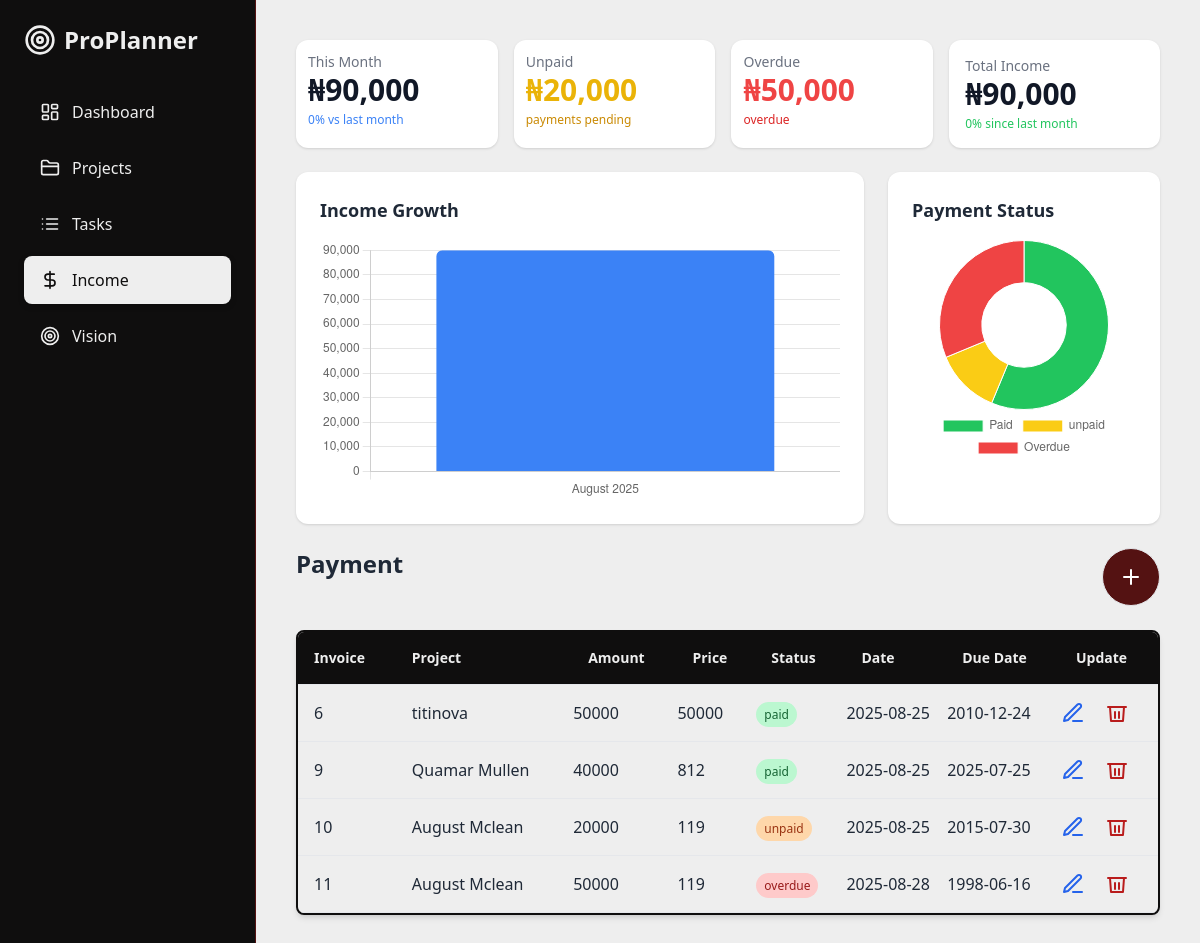
Page /income on the committed database.
### main.py (models this page shows)
class Income(db.Model):
    __tablename__ = "income"
    id = db.Column(db.Integer, primary_key=True)
    project_id = db.Column(db.Integer, db.ForeignKey("projects.id"), name="fk_income_project_id")
    amount = db.Column(db.Integer, nullable=False)
    status = db.Column(db.String(50), default="Unpaid")
    date = db.Column(db.String, default=str(date.today()))
    due_date = db.Column(db.String(50), nullable=True)
    project = db.relationship("Project", back_populates="income")

class Project(db.Model):
    __tablename__ = "projects"
    id = db.Column(db.Integer, primary_key=True)
    project_name = db.Column(db.String(250), nullable=False)
    description = db.Column(db.Text)
    client = db.Column(db.String(250), nullable=False)
    status = db.Column(db.String(250), nullable=False)
    price = db.Column(db.Integer, nullable=False)
    deadline = db.Column(db.String(20), nullable=True)
    tasks = db.relationship("Task", back_populates="project", cascade="all, delete")
    income = db.relationship("Income", back_populates="project", cascade="all, delete")

### main.py (the view, shortened to what this page needs)
@app.route("/income", methods=["GET","POST"])
def income():
    income = Income.query.all()
    project = Project.query.all()
    total_income = (
        db.session.query(func.sum(Income.amount))
        .filter(Income.status.in_(["paid", "partially paid"]))
        .scalar()
        or 0
    )
    this_month_income = (
    db.session.query(func.sum(Income.amount))
    .filter(
        Income.date.like(f"{today.year}-{today.month:02}-%"),
        Income.status.in_(["paid", "partially paid"])
    ).scalar()or 0)
    last_month_income = (
        db.session.query(func.sum(Income.amount))
        .filter(
            extract('year', Income.date) == first_day_last_month.year,
            extract('month', Income.date) == first_day_last_month.month,
            Income.status == "paid"
        )
        .scalar() or 0
    )
    paid = Income.query.filter_by(status="paid").with_entities(db.func.sum(Income.amount)).scalar() or 0
    pending_income = Income.query.filter_by(status="unpaid").with_entities(db.func.sum(Income.amount)).scalar() or 0
    overdue_income = Income.query.filter_by(status="overdue").with_entities(db.func.sum(Income.amount)).scalar() or 0
    percentage = get_percentage_monthly_income(last_month_income, this_month_income)  # call the function to get percentage change
    monthly_data = monthly_payments(Income.date,Income.amount,Income.status)
    return render_template("income.html",
                           projects=project,
                           incomes=income
                           ,total_income=total_income,
                           this_month_income=this_month_income,
                            pending_income=pending_income,
                            overdue_income=overdue_income,
                            percentage=percentage,
                            paid = paid
                            ,monthly_data=monthly_data
                            )

### main.py (called while the page is built)
def get_percentage_monthly_income(last_month, this_month):
    if last_month > 0:
        percent_change = ((this_month - last_month) / last_month) * 100
    else:
        percent_change = 0   # avoid divide by zero
    return round(percent_change, 2)

def monthly_payments(date, amount, status):
    monthly = (
        db.session.query(
            func.strftime("%Y-%m", date).label("month"),  # SQLite
            func.sum(amount).label("total")
        )
        .filter(status.in_(["paid", "partially paid"]))
        .group_by("month")
        .order_by("month")
        .all()
    )
    results = [
        {"month": datetime.strptime(m, "%Y-%m").strftime("%B %Y"), "total": total or 0}
        for m, total in monthly
    ]
    return results

### templates/income.html (shortened to what this page needs)
{% extends 'index.html' %}
{% block body %}
<div class="p-2 space-y-6">
    <div class="flex flex-row flex-wrap gap-4">
        <div class="grow bg-white shadow rounded-xl p-3">
            <h3 class="text-gray-500 text-sm">This Month</h3>
            <p class="text-3xl font-bold text-gray-900">{{ "₦{:,.0f}".format(this_month_income) }}</p>
            <p class="text-blue-500 text-xs mt-1">{{percentage}}% vs last month</p>
        </div>
        <div class="grow bg-white shadow rounded-xl p-3">
            <h3 class="text-gray-500 text-sm">Unpaid</h3>
            <p class="text-3xl font-bold text-yellow-500">{{ "₦{:,.0f}".format(pending_income) }}</p>
            <p class="text-yellow-600 text-xs mt-1">{{unpaid}} payments pending</p>
        </div>
        <div class="grow bg-white shadow rounded-xl p-3">
            <h3 class="text-gray-500 text-sm">Overdue</h3>
            <p class="text-3xl font-bold text-red-500">{{ "₦{:,.0f}".format(overdue_income) }}</p>
            <p class="text-red-600 text-xs mt-1">{{overdue}} overdue</p>
        </div>
        <div class="grow bg-white shadow rounded-xl p-4">
            <h3 class="text-gray-500 text-sm">Total Income</h3>
            <p class="text-3xl font-bold text-gray-900">{{ "₦{:,.0f}".format(total_income) }} </p>
            <p class="text-green-500 text-xs mt-1">{{percentage}}% since last month</p>
        </div>
    </div>
    <div class="grid grid-cols-1 lg:grid-cols-3 gap-6">
        <div class="bg-white shadow rounded-xl p-6 col-span-2">
            <h3 class="text-lg font-semibold mb-4">Income Growth</h3>
            <canvas id="incomeBarChart"></canvas>
        </div>
        <div class="bg-white shadow rounded-xl p-6">
            <h3 class="text-lg font-semibold mb-4">Payment Status</h3>
            <canvas id="paymentDoughnut"></canvas>
        </div>
    </div>
    <div class="flex flex-row justify-between mb-3">
            <h2 class="text-2xl font-bold mb-6">Payment</h2>
            <button data-modal-target="modal" data-modal-toggle="modal" class="border rounded-full  p-4 bg-[#541212]" type="button">
                <svg xmlns="http://www.w3.org/2000/svg" class="w-6 h-6 text-white" fill="none" stroke="currentColor" stroke-width="2" stroke-linecap="round" stroke-linejoin="round">
                <line x1="12" y1="5" x2="12" y2="19"></line><line x1="5" y1="12" x2="19" y2="12"></line>
                </svg>
            </button>
        </div>
        <div class="bg-[#EEEEEE] rounded-lg border-2 border-[#0F0E0E] shadow-md overflow-x-auto">
            <table class="w-full text-left whitespace-nowrap">
                <thead class="bg-[#0F0E0E] text-[#EEEEEE] border-b text-sm">
                    <tr>
                        <th class="p-4">Invoice</th>
                        <th class="p-4">Project</th>
                        <th class="p-4">Amount</th>
                        <th class="p-4">Price</th>
                        <th class="p-4">Status</th>
                        <th class="p-4">Date</th>
                        <th class="p-4">Due Date</th>
                        <th class="p-4">Update</th>
                    </tr>
                </thead>
                <tbody class="px-5">
                    {% for income in incomes %}
                    <tr class="border-b hover:bg-gray-50">
                        <td class="p-4 font-medium">{{income.id}}</td>
                        <td class="p-4 font-medium">{{income.project.project_name}}</td>
                        <td>{{income.amount}}</td>
                        <td>{{income.project.price}}</td>
                        <td>
                            {% if income.status == "paid" %}
                                <span class="px-2 py-1 text-xs rounded-full bg-green-200 text-green-800">
                                    {{ income.status }}
                                </span>
                            {% elif income.status == "partially paid" %}
                                <span class="px-2 py-1 text-xs rounded-full bg-blue-200 text-blue-800">
                                    {{ income.status }}
                                </span>
                            {% elif income.status == "unpaid" %}
                                <span class="px-2 py-1 text-xs rounded-full bg-orange-200 text-orange-800">
                                    {{ income.status }}
                                </span>
                            {% elif income.status == "overdue" %}
                                <span class="px-2 py-1 text-xs rounded-full bg-red-200 text-red-800">
                                    {{ income.status }}
                                </span>
                            {% else %}
                                <span class="px-2 py-1 text-xs rounded-full bg-gray-200 text-gray-800">
                                    {{ income.status }}
                                </span>
                            {% endif %}
                        </td>
                        <td>{{income.date}}</td>
                        <td>{{income.due_date}}</td>
                        <td>
                            <div class="flex gap-5">
                                <button data-modal-target="crud-modal-{{ income.id }}" data-modal-toggle="crud-modal-{{ income.id }}" type="button">
                                    <svg xmlns="http://www.w3.org/2000/svg" class="w-6 h-6 text-blue-600" fill="none" stroke="currentColor" stroke-width="2" stroke-linecap="round" stroke-linejoin="round">
                                    <path d="M12 20h9"></path>
                                    <path d="M16.5 3.5a2.121 2.121 0 0 1 3 3L7 19l-4 1 1-4 12.5-12.5z"></path>
                                    </svg>
                                </button>
                                <button data-modal-target="popup-modal-{{income.id}}" data-modal-toggle="popup-modal-{{income.id}}" type="button">
                                    <svg xmlns="http://www.w3.org/2000/svg" class="w-6 h-6 text-red-700" fill="none" stroke="currentColor" stroke-width="2" stroke-linecap="round" stroke-linejoin="round">
                                    <polyline points="3 6 5 6 21 6"></polyline>
                                    <path d="M19 6l-1 14H6L5 6"></path>
                                    <path d="M10 11v6"></path>
                                    <path d="M14 11v6"></path>
                                    </svg>
                                </button>
                            </div>
                        </td>
                    </tr>
                    {% endfor %}
                </tbody>
            </table>
        </div>
</div>
<script>
    const incomeBar = document.getElementById('incomeBarChart');
    new Chart(incomeBar, {
        type: 'bar',
        data: {
            labels: [
                {% for row in monthly_data %}
                    "{{ row.month }}"{% if not loop.last %}, {% endif %}
                {% endfor %}
            ],
            datasets: [{
                label: 'Income',
                data: [
                    {% for row in monthly_data %}
                        {{ row.total }}{% if not loop.last %}, {% endif %}
                    {% endfor %}
                ],
                backgroundColor: '#3b82f6',
                borderRadius: 6
            }]
        },
        options: {
            responsive: true,
            plugins: { legend: { display: false } },
            scales: { y: { beginAtZero: true } }
        }
    });
    // Payment Status (Doughnut Chart)
    const paymentDonut = document.getElementById('paymentDoughnut');
    new Chart(paymentDonut, {
        type: 'doughnut',
        data: {
            labels: ['Paid', 'unpaid', 'Overdue'],
            datasets: [{
                data: [{{paid}}, {{pending_income}}, {{overdue_income}}],
                backgroundColor: ['#22c55e', '#facc15', '#ef4444'],
                borderWidth: 1
            }]
        },
        options: {
            responsive: true,
            plugins: { legend: { position: 'bottom' } }
        }
    });
</script>
    </div>
{% endblock %}

### rows in the picture
Income: id "6", project.project_name "titinova", amount "50000", project.price "50000", status "paid", date "2025-08-25", due_date "2010-12-24"
Income: id "9", project.project_name "Quamar Mullen", amount "40000", project.price "812", status "paid", date "2025-08-25", due_date "2025-07-25"
Income: id "10", project.project_name "August Mclean", amount "20000", project.price "119", status "unpaid", date "2025-08-25", due_date "2015-07-30"
Income: id "11", project.project_name "August Mclean", amount "50000", project.price "119", status "overdue", date "2025-08-28", due_date "1998-06-16"

### other values in the picture
{{ "₦{:,.0f}".format(this_month_income) }} "₦90,000"
{{ percentage }} "0"
{{ "₦{:,.0f}".format(pending_income) }} "₦20,000"
{{ "₦{:,.0f}".format(overdue_income) }} "₦50,000"
{{ "₦{:,.0f}".format(total_income) }} "₦90,000"
chart data {{ row.total }} 90000
chart data {{ paid }} 90000
chart data {{ pending_income }} 20000
